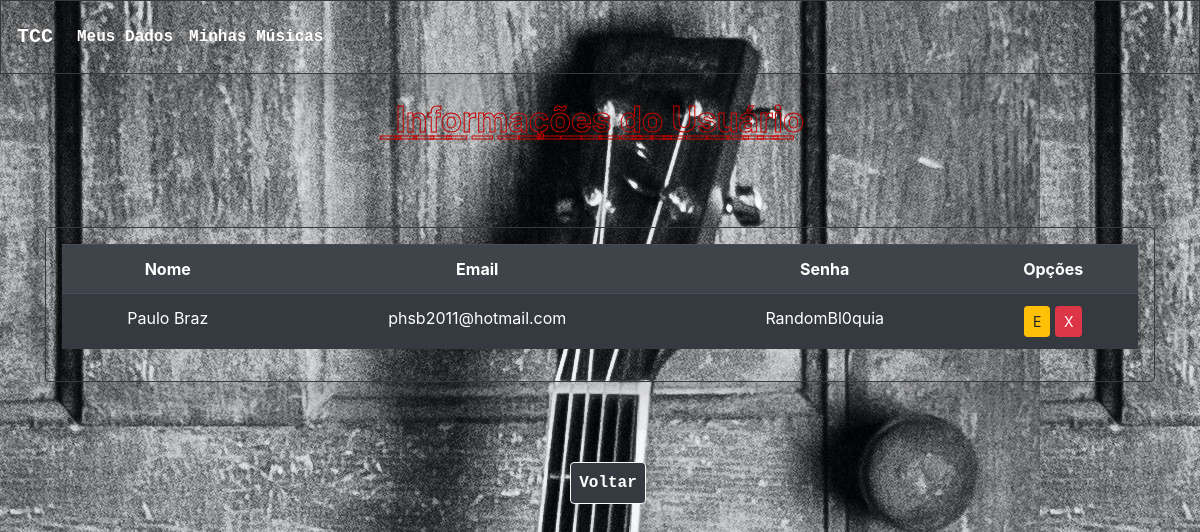
The app's page /informacoes/, older data.
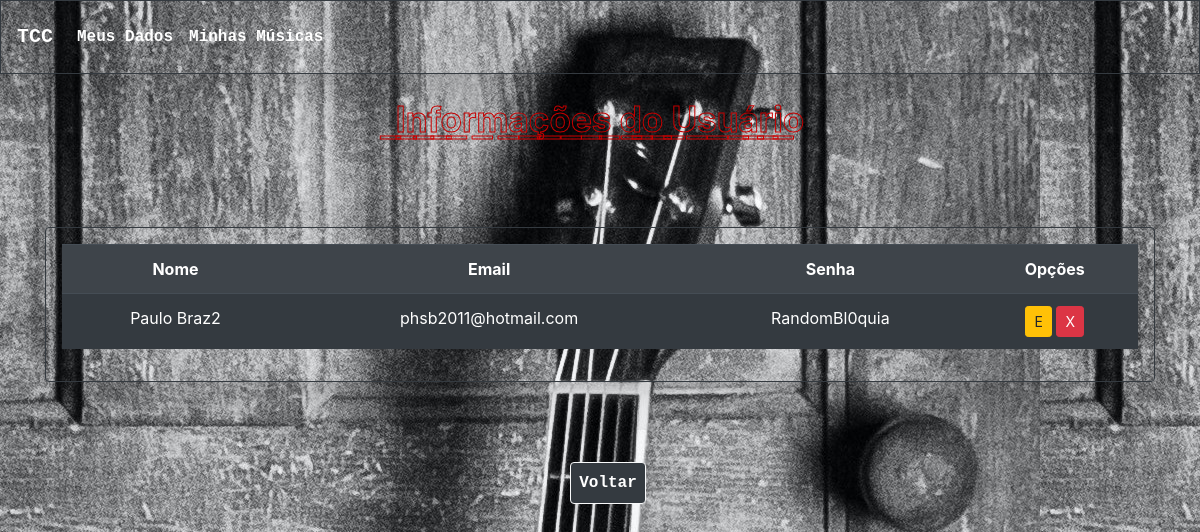
The same page, newer data.
### AnaliseSentimentos/models.py (models this page shows, shortened)
class Registro(models.Model):
    nome = models.CharField(max_length=150,)
    email = models.CharField(max_length=100, verbose_name='Email')
    senha = models.CharField(max_length=150, verbose_name='Senha')

### AnaliseSentimentos/views.py (the view)
# urls.py: path('informacoes/', ListarUsuario.as_view(), name='informacoes'),
class ListarUsuario(ListView):
    model = Registro
    template_name: str = 'informacoes.html'
    queryset = Registro.objects.all().order_by('nome')

### AnaliseSentimentos/templates/informacoes.html (shortened to what this page needs)
<!DOCTYPE html>
<html lang="pt-br">
    {% load static %}
<head>
    <link rel="stylesheet" href="https://stackpath.bootstrapcdn.com/bootstrap/4.4.1/css/bootstrap.min.css"
>
    <link rel="stylesheet" href="/static/css/style.css">
</head>
<body background="../static/img/fundo.jpg">
    <nav class="navbar navbar-expand-sm navbar navbar-dark bg-transparent
        shadow-lg p-3 mb-4 border border-dark rounde ">
        <a class="navbar-brand font-weight-bold text-monospace" href="/letra">TCC</a>
        <div class="collapse navbar-collapse" id="navbarSupportedContent">
            <ul class="navbar-nav mr-auto">
                <li class="nav-item active">
                    <a class="nav-link font-weight-bold text-monospace" href="/informacoes">Meus Dados </a>
                </li>
                <li class="nav-item active">
                    <a class="nav-link font-weight-bold text-monospace" href="/letras">Minhas Músicas </a>
                </li>
            </ul>
        </div>
    </nav>
    <h2 class="text-center" id="txtLetras">I͟n͟f͟o͟r͟m͟a͟ç͟õ͟e͟s͟ ͟d͟o͟ ͟U͟s͟u͟á͟r͟i͟o͟</h2>
    <div class="container" id="container">
        <div class="container-fluid flex border border-dark
    shadow-lg p-3 mb-5 bg-white rounded bg
    mt-3 mb-3 mx-auto text-center bg-transparent">
            {% block content %}
            <div class="table-responsive">
            <table class="table table-dark table-striped">
            <tr>
                <th> Nome </th>
                <th> Email </th>
                <th> Senha </th>
                <th> Opções </th>
            </tr>
            {% for registro in object_list %}
            <tr>
                <td> {{ registro.nome }} </td>
                <td> {{ registro.email }} </td>
                <td> {{ registro.senha }} </td>
                    <td> <a href="{% url 'editar-registro' registro.pk %}" class="btn btn-warning btn-sm" title="Editar">E </a>
                         <a href="{% url 'excluir-registro' registro.pk %}" class="btn btn-danger btn-sm" title="Excluir">X </a>
                    </td>
            </tr>
            {% endfor %}
            {% endblock %}
        </table>
        </div>
         </div>
     <div class="container-fluid
    shadow-lg p-3 mb-5 bg-transparent rounded
    p-2 mt-3 mb-3 mx-auto p-2 text-center">
      <div>
            <a role="button" href="/letra/" id="botao" class="btn btn-dark text-center ml-3 mt-3 mb-3 block p-2
        border-light font-weight-bold text-monospace">Voltar</a>
      </div>
      </div>
</body>
</html>

Row changes from the older to the newer data that the page shows:
changed Registro "phsb2011@hotmail.com": nome "Paulo Braz" → "Paulo Braz2"
